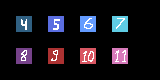

Tiled map render using the project's own tile images. Description and the whole map definition, tile-layer contents included, below:
An orthogonal 10x5 tile map with 16x16 px tiles, 9 tile layers (input_set, input_set, input_set, input_set, ...).

<map version="1.10" tiledversion="1.10.2" orientation="orthogonal" renderorder="right-down" width="10" height="5" tilewidth="16" tileheight="16" infinite="0" nextlayerid="12" nextobjectid="2">
 <tileset firstgid="1" source="../spr_test_tileset.tsx" />
 <layer id="7" name="input_set" width="10" height="5">
  <data encoding="csv">
0,0,0,0,0,0,0,0,0,0,
0,0,0,0,0,0,0,0,0,0,
0,0,0,0,0,0,0,0,0,0,
0,0,0,0,0,0,0,2,0,0,
0,0,0,0,0,0,0,0,0,0
</data>
 </layer>
 <layer id="9" name="input_set" width="10" height="5">
  <properties>
   <property name="IgnoreVerticalFlip" type="bool" value="true" />
  </properties>
  <data encoding="csv">
0,0,0,0,0,0,0,0,0,0,
0,0,0,0,0,0,0,0,0,0,
0,0,0,0,0,0,0,0,0,0,
0,0,0,0,0,2,0,0,0,0,
0,0,0,0,0,0,0,0,0,0
</data>
 </layer>
 <layer id="10" name="input_set" width="10" height="5">
  <properties>
   <property name="IgnoreHorizontalFlip" type="bool" value="true" />
  </properties>
  <data encoding="csv">
0,0,0,0,0,0,0,0,0,0,
0,0,0,0,0,0,0,0,0,0,
0,0,0,0,0,0,0,0,0,0,
0,0,0,2,0,0,0,0,0,0,
0,0,0,0,0,0,0,0,0,0
</data>
 </layer>
 <layer id="5" name="input_set" width="10" height="5">
  <properties>
   <property name="IgnoreHorizontalFlip" type="bool" value="true" />
   <property name="IgnoreVerticalFlip" type="bool" value="true" />
  </properties>
  <data encoding="csv">
0,0,0,0,0,0,0,0,0,0,
0,0,0,0,0,0,0,0,0,0,
0,0,0,0,0,0,0,0,0,0,
0,2,0,0,0,0,0,0,0,0,
0,0,0,0,0,0,0,0,0,0
</data>
 </layer>
 <layer id="11" name="input_set" width="10" height="5">
  <properties>
   <property name="IgnoreDiagonalFlip" type="bool" value="true" />
  </properties>
  <data encoding="csv">
0,0,0,0,0,0,0,0,0,0,
0,0,0,0,0,0,0,2,0,0,
0,0,0,0,0,0,0,0,0,0,
0,0,0,0,0,0,0,0,0,0,
0,0,0,0,0,0,0,0,0,0
</data>
 </layer>
 <layer id="8" name="input_set" width="10" height="5">
  <properties>
   <property name="IgnoreDiagonalFlip" type="bool" value="true" />
   <property name="IgnoreVerticalFlip" type="bool" value="true" />
  </properties>
  <data encoding="csv">
0,0,0,0,0,0,0,0,0,0,
0,0,0,0,0,2,0,0,0,0,
0,0,0,0,0,0,0,0,0,0,
0,0,0,0,0,0,0,0,0,0,
0,0,0,0,0,0,0,0,0,0
</data>
 </layer>
 <layer id="1" name="input_set" width="10" height="5">
  <properties>
   <property name="IgnoreDiagonalFlip" type="bool" value="true" />
   <property name="IgnoreHorizontalFlip" type="bool" value="true" />
  </properties>
  <data encoding="csv">
0,0,0,0,0,0,0,0,0,0,
0,0,0,2,0,0,0,0,0,0,
0,0,0,0,0,0,0,0,0,0,
0,0,0,0,0,0,0,0,0,0,
0,0,0,0,0,0,0,0,0,0
</data>
 </layer>
 <layer id="6" name="input_set" width="10" height="5">
  <properties>
   <property name="IgnoreDiagonalFlip" type="bool" value="true" />
   <property name="IgnoreHorizontalFlip" type="bool" value="true" />
   <property name="IgnoreVerticalFlip" type="bool" value="true" />
  </properties>
  <data encoding="csv">
0,0,0,0,0,0,0,0,0,0,
0,2,0,0,0,0,0,0,0,0,
0,0,0,0,0,0,0,0,0,0,
0,0,0,0,0,0,0,0,0,0,
0,0,0,0,0,0,0,0,0,0
</data>
 </layer>
 <layer id="2" name="output_set" width="10" height="5">
  <data encoding="csv">
0,0,0,0,0,0,0,0,0,0,
0,5,0,6,0,7,0,8,0,0,
0,0,0,0,0,0,0,0,0,0,
0,9,0,10,0,11,0,12,0,0,
0,0,0,0,0,0,0,0,0,0
</data>
 </layer>
</map>
